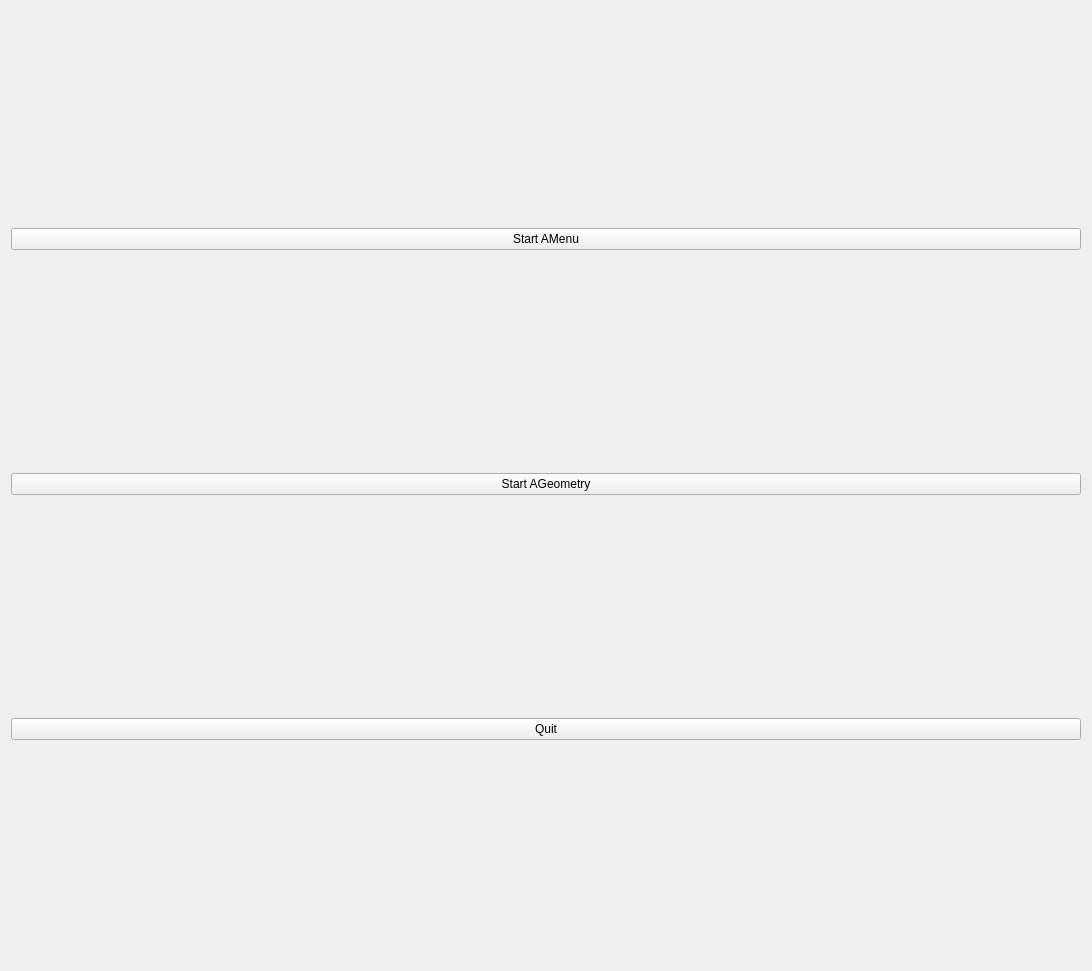
<ui version="4.0" >
 <class>Form</class>
 <widget class="QWidget" name="Form" >
  <property name="geometry" >
   <rect>
    <x>0</x>
    <y>0</y>
    <width>1092</width>
    <height>971</height>
   </rect>
  </property>
  <property name="windowTitle" >
   <string>Form</string>
  </property>
  <layout class="QVBoxLayout" name="verticalLayout" >
   <item>
    <widget class="QPushButton" name="MenuButton" >
     <property name="text" >
      <string>Start AMenu</string>
     </property>
    </widget>
   </item>
   <item>
    <widget class="QPushButton" name="GeoButton" >
     <property name="text" >
      <string>Start AGeometry</string>
     </property>
    </widget>
   </item>
   <item>
    <widget class="QPushButton" name="QuitButton" >
     <property name="text" >
      <string>Quit</string>
     </property>
    </widget>
   </item>
  </layout>
 </widget>
 <resources/>
 <connections/>
 <slots>
  <slot>load()</slot>
 </slots>
</ui>
